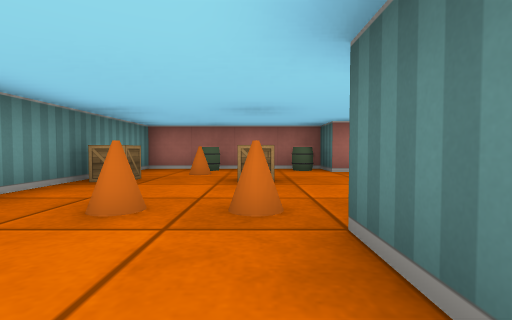
view 1 (above)

12 first-person views from a walk through a cub3D maze. The camera is about half as high as the walls, tilts 2° down and sees 85° across. The floor is counted in squares. Each view is taken from the middle of a square. On the plan, view 1 faces up. The plan holds only what a view shows up to about 9 squares ahead; the rest is blank.

view 2
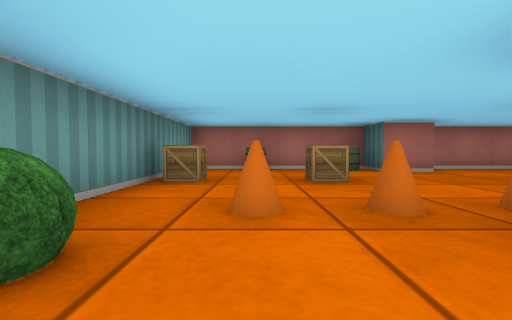

view 3
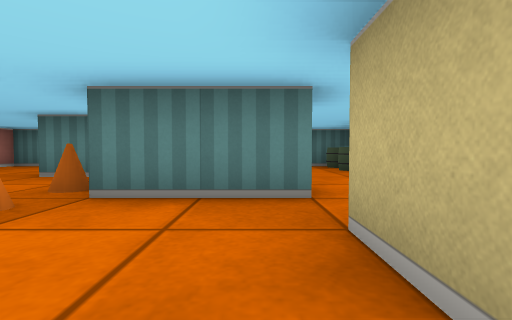

view 4
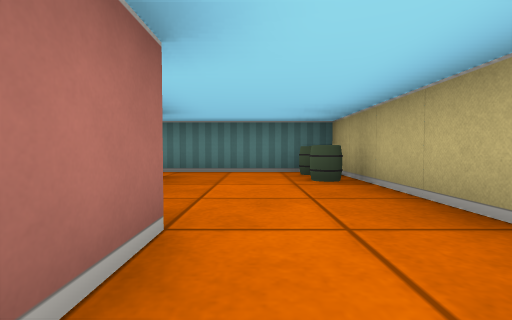

view 5
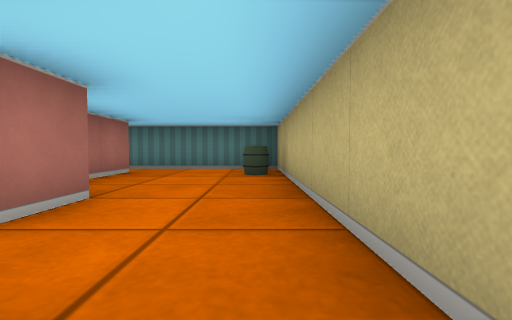

view 6
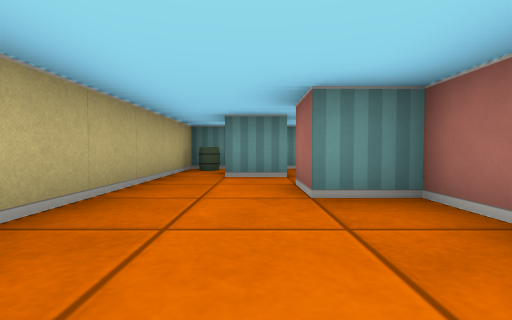

view 7
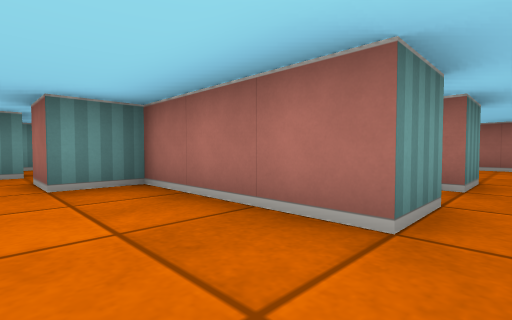

view 8
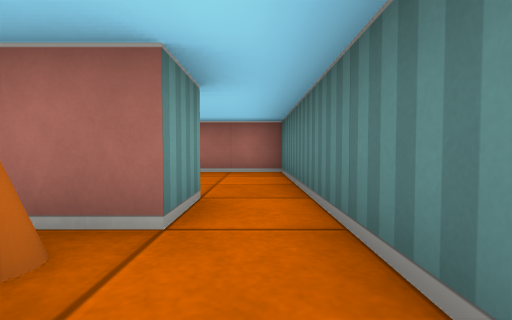

view 9
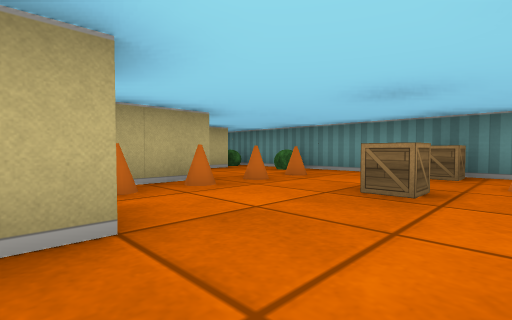

view 10
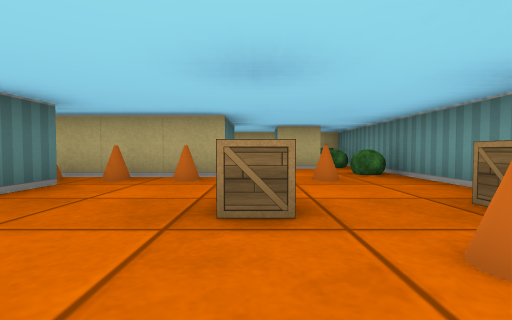

view 11
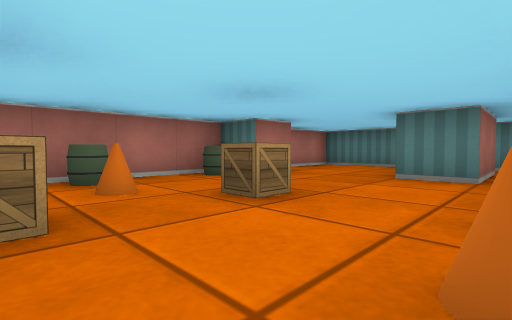

view 12
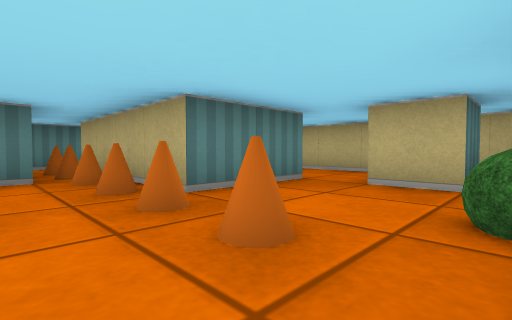

### Floor plan
Ten units are one square. View 1 is at (0, 0); x grows to the right and y downward. Boxes are objects, and circles mark ways between rooms. Rooms are numbered by the first view taken in them; rooms with no view inside come last. Other rooms are left out.
<svg viewBox="-30 -70 90 100">
<path fill="none" stroke="#000" d="M5 -15 45 -15 45 -5 15 -5 15 5 5 5 5 -15M26 -55 15 -55 15 -65 -25 -65 -25 25 55 25 55 -15M45 -36 45 -25 25 -25 25 -35 30 -35M-15 15 -15 5 -5 5 -5 15M55 -25 55 -65 31 -65M55 -15 55 -25"/>
<rect x="-25" y="15" width="10" height="10" fill="#bbb"><title>barrel</title></rect>
<rect x="-25" y="5" width="10" height="10" fill="#bbb"><title>bush</title></rect>
<rect x="-25" y="-15" width="10" height="10" fill="#bbb"><title>bush</title></rect>
<rect x="-25" y="-45" width="10" height="10" fill="#bbb"><title>crate</title></rect>
<rect x="-15" y="-25" width="10" height="10" fill="#bbb"><title>cone</title></rect>
<rect x="-15" y="-55" width="10" height="10" fill="#bbb"><title>cone</title></rect>
<rect x="-15" y="-65" width="10" height="10" fill="#bbb"><title>barrel</title></rect>
<rect x="-5" y="-25" width="10" height="10" fill="#bbb"><title>cone</title></rect>
<rect x="-5" y="-45" width="10" height="10" fill="#bbb"><title>crate</title></rect>
<rect x="5" y="-25" width="10" height="10" fill="#bbb"><title>cone</title></rect>
<rect x="5" y="-65" width="10" height="10" fill="#bbb"><title>barrel</title></rect>
<rect x="15" y="-25" width="10" height="10" fill="#bbb"><title>cone</title></rect>
<rect x="25" y="-25" width="10" height="10" fill="#bbb"><title>cone</title></rect>
<rect x="35" y="15" width="10" height="10" fill="#bbb"><title>barrel</title></rect>
<rect x="35" y="-25" width="10" height="10" fill="#bbb"><title>cone</title></rect>
<rect x="45" y="15" width="10" height="10" fill="#bbb"><title>barrel</title></rect>
<circle cx="50" cy="-10" r="3" fill="#2a7"/>
<circle cx="50" cy="-30" r="3" fill="#2a7"/>
<text x="10" y="-20">1</text>
<text x="50" y="-20">2</text>
</svg>
Room 1 opens to room 2.

Where each view was taken, in squares from view 1:
view 1: 0 up, 0 right, facing up
view 2: 0 up, 1 left, facing up
view 3: 0 up, 2 left, facing right
view 4: 1 down, 0 right, facing right
view 5: 2 down, 1 left, facing right
view 6: 1 down, 4 right, facing left
view 7: 1 down, 5 right, facing up-left
view 8: 1 up, 5 right, facing up
view 9: 5 up, 3 right, facing down-left
view 10: 6 up, 0 right, facing down
view 11: 2 up, 2 left, facing up-right
view 12: 3 up, 2 left, facing down-right
